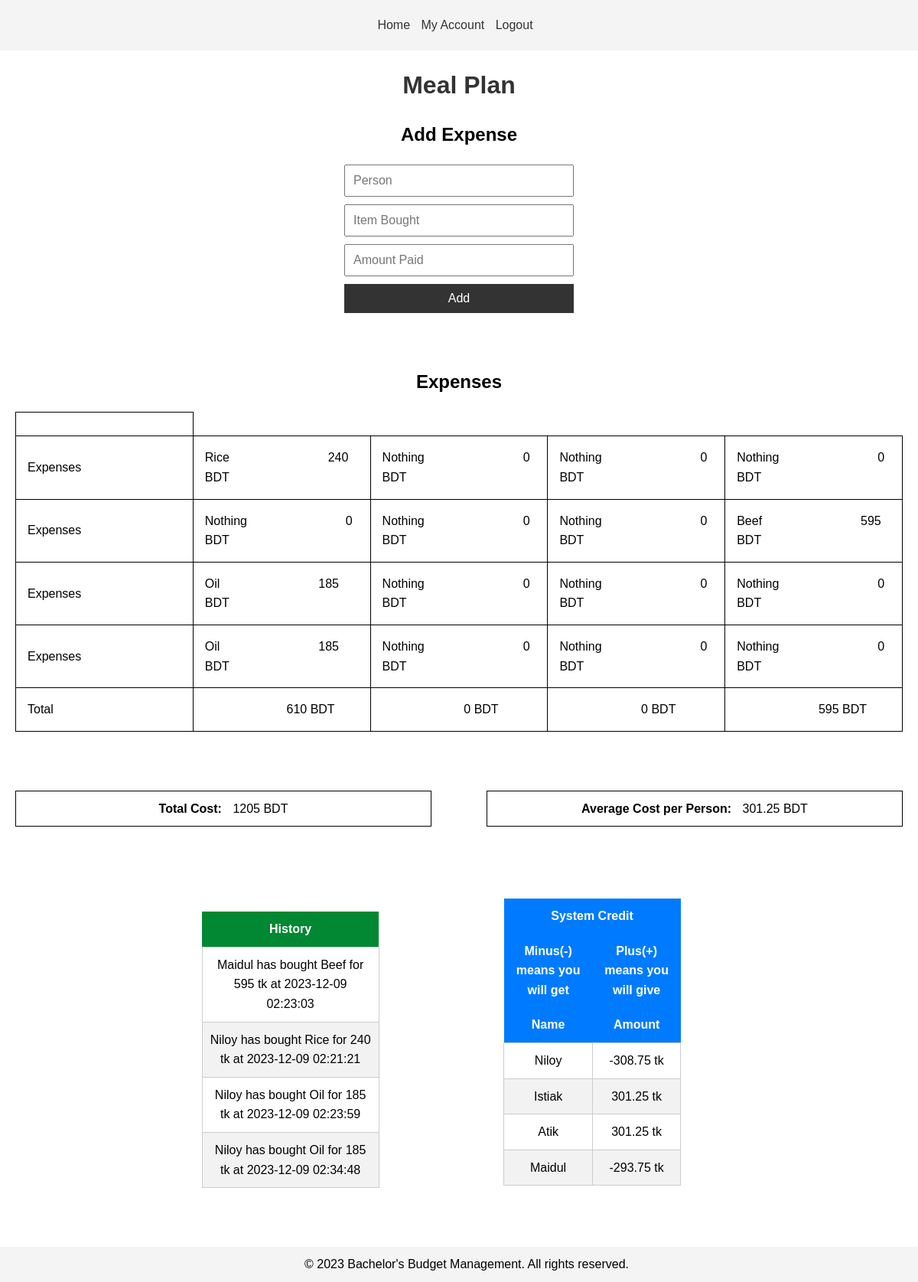
The app's page /php/plan.php (signed in) with its own data.
### tables this page shows
CREATE TABLE `badda1` (
  `Niloy` varchar(255) DEFAULT NULL,
  `Istiak` varchar(255) DEFAULT NULL,
  `Atik` varchar(255) DEFAULT NULL,
  `Maidul` varchar(255) DEFAULT NULL
);

### php/plan.php (the view, shortened to what this page needs)
<?php
 require_once('DBconnect.php');
 $phn = $_SESSION['phone'];
?>
<!DOCTYPE html>
<html lang="en">
<head>
  <link rel="stylesheet" href="styles.css">
</head>
<body>
  <header>
    <nav>
      <ul>
        <li><a href="index.php">Home</a></li>
        <li><a href="myaccount.php">My Account</a></li>
        <li><a href="logout.php">Logout</a></li>
      </ul>
    </nav>
  </header>
  <main>
    <h1>Meal Plan</h1>
    <section>
      <h2>Add Expense</h2>
      <form id="expenseForm" action="planc.php" method="post">
        <input type="text" id="person" name="person" placeholder="Person" required>
        <input type="text" id="item" name="item" placeholder="Item Bought" required>
        <input type="number" id="amount" name="amount" placeholder="Amount Paid" required>
        <button type="submit">Add</button>
      </form>
</section>
    <br>
    <br>
    <section>
      <h2>Expenses</h2>
      <?php
$query = "SELECT plan1 FROM users WHERE `phone` = '$phn'";
$result = mysqli_query($conn, $query);
$row = mysqli_fetch_array($result);
$plan1 = $row['plan1'];
?>
      <table id="expensesTable">
    <thead>
      <tr>
        <th></th>
      </tr>
    </thead>
    <tbody>
    <?php
          $queryNames = "SELECT * FROM `{$plan1}-names`";
      $queryAmounts = "SELECT * FROM `{$plan1}`";
      $resultNames = mysqli_query($conn, $queryNames);
      $resultAmounts = mysqli_query($conn, $queryAmounts);
      $totals = [];
      while($rowNames = mysqli_fetch_assoc($resultNames)) {
          if($rowAmounts = mysqli_fetch_assoc($resultAmounts)) {
              echo "<tr>";
              echo "<td>Expenses</td>";
              foreach($rowNames as $person => $item) {
                $price = empty($rowAmounts[$person]) ? 0 : $rowAmounts[$person];
                $item = empty($rowAmounts[$person]) ? 'Nothing' : $rowNames[$person];
                echo "<td>$item &nbsp;&nbsp;&nbsp;&nbsp;&nbsp;&nbsp;&nbsp;&nbsp;&nbsp;&nbsp;&nbsp;&nbsp;&nbsp;&nbsp;&nbsp;&nbsp;&nbsp;&nbsp;&nbsp;&nbsp;&nbsp;&nbsp;&nbsp;&nbsp;&nbsp;&nbsp;&nbsp;&nbsp;$price BDT</td>";
                  if (!isset($totals[$person])) {
                      $totals[$person] = 0;
                  }
                  $totals[$person] += $price;
              }
              echo "</tr>";
          }
      }
      echo "<tr>";
      echo "<td>Total</td>";
      foreach($totals as $person => $total) {
          echo "<td> &nbsp;&nbsp;&nbsp;&nbsp;&nbsp;&nbsp;&nbsp;&nbsp;&nbsp;&nbsp;&nbsp;&nbsp;&nbsp;&nbsp;&nbsp;&nbsp;&nbsp;&nbsp;&nbsp;&nbsp;&nbsp;&nbsp;&nbsp;&nbsp;$total BDT</td>";
      }
      echo "</tr>";
      $grandTotal = array_sum($totals);
      $average= $grandTotal/4;
          ?>
</tbody>
</table>
<br>
<br>
<br>
<div id="costSummary">
      <div class="costBox">
          <label for="totalCost">Total Cost:</label>
          <span id="totalCost"><?php echo $grandTotal; ?> BDT</span>
      </div>
            <div class="costBox">
              <label for="averageCost">Average Cost per Person:</label>
              <span id="averageCost"><?php echo $average ?> BDT</span>
            </div>
          </div>
    </section>
      <br>
      <br>
      <div class="table-container">
        <div class="table-wrapper">
            <table id="historyTable">
              <?php
                $query = "SELECT * FROM `{$plan1}-transactions` ORDER BY amount DESC LIMIT 5";
                $result = mysqli_query($conn, $query);
                echo '<table id="historyTable">';
                echo '<thead><tr><th>History</th></tr></thead>';
                echo '<tbody>';
                while ($row = mysqli_fetch_assoc($result)) {
                    $name = $row['name'];
                    $item = $row['item'];
                    $amount = $row['amount'];
                    $time = $row['timestamp'];
                    echo "<tr><td>$name has bought $item for $amount tk at $time</td></tr>";
                }
                echo '</tbody></table>';
                ?>
              </table>
        </div>
        <div class="table-wrapper">
          <?php
              $query = "SELECT * FROM `{$plan1}`";
              $result = mysqli_query($conn, $query);
              $totals = [];
              while($row = mysqli_fetch_assoc($result)) {
                  foreach($row as $name => $amount) {
                      if (!isset($totals[$name])) {
                          $totals[$name] = 0;
                      }
                      $totals[$name] += $amount;
                  }
              }
              $average = 0;
              if (count($totals) > 0) {
                $average = array_sum($totals) / count($totals);
               }
              echo '<table id="bankTable">';
              echo '<thead><tr><th colspan="2" style="text-align: center;">System Credit</th></tr></thead>';
              echo '<thead><tr><th> Minus(-) means you will get</th><th>Plus(+) means you will give</th></thead>';
              echo '<thead><tr><th>Name</th><th>Amount</th></tr></thead>';
              echo '<tbody>';
              foreach ($totals as $name => $total) {
                if ($average == 0) {
                    echo "<tr><td>$name</td><td>0 BDT</td></tr>";
                } else {
                    $adjustedAmount = $average - $total;
                    echo "<tr><td>$name</td><td>$adjustedAmount tk</td></tr>";
                }
            }
              echo '</tbody></table>';
              ?>
        </div>
      </div>
</main>
<br>
<br>
<br>
<br>
<footer>
  <p>&copy; 2023 Bachelor's Budget Management. All rights reserved.</p>
</footer>
</body>
</html>

### css/styles.css (style rules this page uses)
body, h1, p, ul, li { margin: 0; padding: 0; }
body { font-family: Arial, sans-serif; line-height: 1.6; text-align: center; }
header { background-color: #f4f4f4; padding: 10px; }
nav ul { list-style: none; padding: 10px; }
nav ul li { display: inline; margin-right: 10px; }
nav ul li a { text-decoration: none; color: #333; }
main { padding: 20px; }
h1 { color: #333; }
form { display: flex; flex-direction: column; width: 300px; margin: 0 auto; }
input { margin-bottom: 10px; padding: 10px; font-size: 1em; }
button { padding: 10px; font-size: 1em; background-color: #333; color: #fff; border: none; cursor: pointer; }
#costSummary { display: flex; justify-content: space-between; margin-bottom: 20px; }
.costBox { border: 1px solid black; padding: 10px; width: 45%; }
.costBox label { font-weight: bold; }
.costBox span { margin-left: 10px; }
#expensesTable { width: 100%; border-collapse: collapse; table-layout: fixed; }
#expensesTable th, #expensesTable td { border: 1px solid black; padding: 15px; text-align: left; word-wrap: break-word; }
.table-container { display: flex; justify-content: space-around; align-items: center; width: 100%; }
.table-wrapper { width: 40%; }
#historyTable { width: 50%; margin-top: 20px; margin-left: 40%; border-collapse: collapse; }
#historyTable thead th { background-color: #028733; color: white; padding: 10px; text-align: center; }
#historyTable tbody td { border: 1px solid #cccccc; padding: 10px; }
#historyTable tbody tr:nth-child(even) { background-color: #f2f2f2; }
#bankTable { width: 50%; border-collapse: collapse; margin-top: 20px; }
#bankTable thead th { background-color: #007BFF; color: white; padding: 10px; text-align: center; }
#bankTable tbody td { border: 1px solid #cccccc; padding: 10px; }
#bankTable tbody tr:nth-child(even) { background-color: #f2f2f2; }
footer { background-color: #f4f4f4; text-align: center; padding: 10px; position: fixed; bottom: 0; width: 100%; }

### records on screen
badda1-names: Niloy "Rice", item "Nothing", price "0"
badda1: Niloy "240"
badda1-names: item "Nothing", price "0", Maidul "Beef"
badda1: Maidul "595"
badda1-names: Niloy "Oil", item "Nothing", price "0"
badda1: Niloy "185"
badda1-names: Niloy "Oil", item "Nothing", price "0"
badda1: Niloy "185"
badda1-transactions: name "Maidul", item "Beef", amount "595", timestamp "2023-12-09 02:23:03"
badda1-transactions: name "Niloy", item "Rice", amount "240", timestamp "2023-12-09 02:21:21"
badda1-transactions: name "Niloy", item "Oil", amount "185", timestamp "2023-12-09 02:23:59"
badda1-transactions: name "Niloy", item "Oil", amount "185", timestamp "2023-12-09 02:34:48", adjustedAmount "-308.75"

### other values on screen
$total "610"
$total "0"
$total "595"
$grandTotal "1205"
$average "301.25"
$name "Istiak"
$adjustedAmount "301.25"
$name "Atik"
$name "Maidul"
$adjustedAmount "-293.75"
